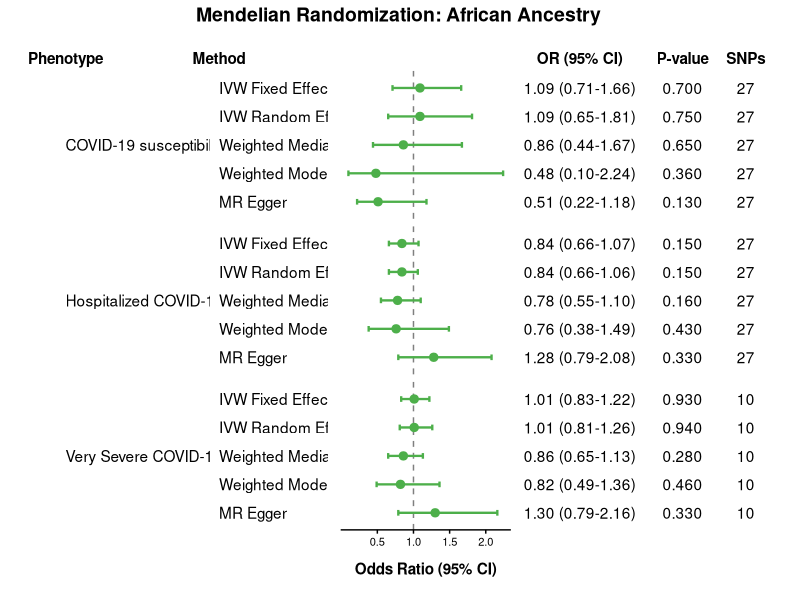

Generate this figure with R:
library(ggplot2)
library(dplyr)
library(patchwork)

# 1. Prepare African Data with Refined Names and Ordering
data_af <- data.frame(
  Phenotype = factor(rep(c("COVID-19 susceptibility", "Hospitalized COVID-19", "Very Severe COVID-19"), each = 5),
                     levels = c("COVID-19 susceptibility", "Hospitalized COVID-19", "Very Severe COVID-19")),
  
  Method = factor(rep(c("MR Egger", "Weighted Median", "IVW Fixed Effects", "IVW Random Effects", "Weighted Mode"), 3),
                  levels = rev(c("IVW Fixed Effects", "IVW Random Effects", "Weighted Median", "Weighted Mode", "MR Egger"))),
  
  OR = c(
    # COVID-19 susceptibility
    0.51, 0.86, 1.09, 1.09, 0.48,
    # Hospitalized COVID-19
    1.28, 0.78, 0.84, 0.84, 0.76,
    # Very Severe COVID-19
    1.30, 0.86, 1.01, 1.01, 0.82
  ),
  
  CI_lower = c(
    # COVID-19 susceptibility
    0.22, 0.44, 0.71, 0.65, 0.10,
    # Hospitalized COVID-19
    0.79, 0.55, 0.66, 0.66, 0.38,
    # Very Severe COVID-19
    0.79, 0.65, 0.83, 0.81, 0.49
  ),
  
  CI_upper = c(
    # COVID-19 susceptibility
    1.18, 1.67, 1.66, 1.81, 2.24,
    # Hospitalized COVID-19
    2.08, 1.10, 1.07, 1.06, 1.49,
    # Very Severe COVID-19
    2.16, 1.13, 1.22, 1.26, 1.36
  ),
  
  p_val = c(
    # COVID-19 susceptibility
    0.13, 0.65, 0.70, 0.75, 0.36,
    # Hospitalized COVID-19
    0.33, 0.16, 0.15, 0.15, 0.43,
    # Very Severe COVID-19
    0.33, 0.28, 0.93, 0.94, 0.46
  ),
  
  SNPs = c(
    rep(27, 5),  # COVID-19 susceptibility
    rep(27, 5),  # Hospitalized COVID-19
    rep(10, 5)   # Very Severe COVID-19
  )
)
table_data <- data_af %>%
  mutate(
    OR_CI = sprintf("%.2f (%.2f-%.2f)", OR, CI_lower, CI_upper),
    P = sprintf("%.3f", p_val)
  )

# Calculate middle position for centered Phenotype labels
pheno_labels <- table_data %>%
  group_by(Phenotype) %>%
  summarize(MidPoint = levels(Method)[3]) 

shared_theme <- theme_minimal() +
  theme(
    text = element_text(color = "black", face = "plain"),
    axis.text = element_text(color = "black", face = "plain"),
    panel.grid = element_blank(),
    strip.text = element_blank(),
    plot.margin = margin(t = 10, r = 2, b = 10, l = 2)
  )

# 2. Column 1: Phenotype (Moved x to 0.25, Left Aligned)
p_pheno <- ggplot(table_data, aes(y = Method)) +
  geom_text(data = pheno_labels, aes(y = MidPoint, x = 0.25, label = Phenotype), hjust = 0) +
  facet_grid(Phenotype ~ ., scales = "free_y", space = "free_y") +
  scale_x_continuous(limits = c(0, 1), breaks = 0.25, labels = "Phenotype", position = "top") +
  labs(x = NULL, y = NULL) +
  shared_theme +
  theme(axis.text.x = element_text(face = "bold", size = 11), 
        axis.text.y = element_blank(),
        plot.margin = margin(t = 10, r = 0, b = 10, l = 0))

# 3. Column 2: Method (Left Aligned)
p_method <- ggplot(table_data, aes(y = Method)) +
  geom_text(aes(x = 0, label = as.character(Method)), hjust = 0) +
  facet_grid(Phenotype ~ ., scales = "free_y", space = "free_y") +
  scale_x_continuous(limits = c(0, 1), breaks = 0, labels = "Method", position = "top") +
  labs(x = NULL, y = NULL) +
  shared_theme +
  theme(axis.text.x = element_text(face = "bold", size = 11), 
        axis.text.y = element_blank(),
        plot.margin = margin(t = 10, r = 5, b = 10, l = 0))

# 4. Column 3: Forest Plot (Scale enabled with ticks)
p_forest <- ggplot(table_data, aes(x = OR, y = Method)) +
  geom_vline(xintercept = 1, linetype = "dashed", color = "grey50") +
  geom_errorbarh(aes(xmin = CI_lower, xmax = CI_upper, color = Phenotype), height = 0.2, linewidth = 0.8) +
  geom_point(aes(color = Phenotype), size = 2.5) +
  facet_grid(Phenotype ~ ., scales = "free_y", space = "free_y") +
  scale_color_manual(values = c("COVID-19 susceptibility" = "#4DAF4A", 
                                "Hospitalized COVID-19" = "#4DAF4A", 
                                "Very Severe COVID-19" = "#4DAF4A")) +
  scale_x_continuous(position = "bottom", breaks = seq(0.5, 2.5, by = 0.5)) + 
  labs(x = "Odds Ratio (95% CI)", y = NULL) +
  shared_theme +
  theme(
    axis.text.y = element_blank(),
    axis.text.x = element_text(size = 8),
    axis.ticks.x = element_line(color = "black"),
    axis.line.x = element_line(color = "black"),
    axis.title.x = element_text(face = "bold", size = 11, margin = margin(t = 10)),
    legend.position = "none"
  )

# 5. Column 4: Stats Table (Header size 11)
p_table <- ggplot(table_data, aes(y = Method)) +
  geom_text(aes(x = 0, label = OR_CI), hjust = 0.5) +
  geom_text(aes(x = 1.3, label = P), hjust = 0.5) +
  geom_text(aes(x = 2.1, label = SNPs), hjust = 0.5) +
  facet_grid(Phenotype ~ ., scales = "free_y", space = "free_y") +
  scale_x_continuous(breaks = c(0, 1.3, 2.1), 
                     labels = c("OR (95% CI)", "P-value", "SNPs"), 
                     limits = c(-0.6, 2.5), position = "top") +
  labs(x = NULL, y = NULL) +
  shared_theme +
  theme(axis.text.y = element_blank(), 
        axis.text.x = element_text(face = "bold", size = 11))

# 6. Final Assembly
final_figure <- p_pheno + p_method + p_forest + p_table + 
  plot_layout(widths = c(1.4, 0.8, 1.2, 1.9)) +
  plot_annotation(
    title = "Mendelian Randomization: African Ancestry",
    theme = theme(plot.title = element_text(size = 14, face = "bold", hjust = 0.5))
  )

print(final_figure)
